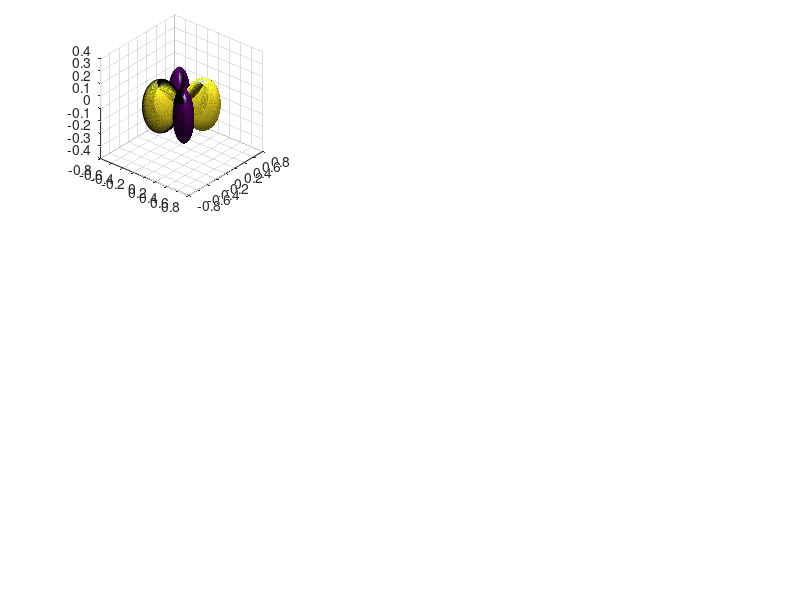

The MATLAB script that drew this image: (Note: this script raises an error after producing the figure.)
function spharmPlot(L, resolution)
% This function plots base spherical harmonic functions in their real forms
%
% Syntax: 
% spharmPlot(L, resolution)
% spharmPlot(L)
% spharmPlot()
%
% Inputs:% 
% L: degree of the functions, default value = 2;
% resolution: resolution of sphere surface, default value = 500.
%
% Results:
% green regions represent negative values
% red regions represent positive values
%
% Reference: http://en.wikipedia.org/wiki/Spherical_harmonics
% 
% Written by Mengliu Zhao, School of Computing Science, Simon Fraser University
% Date: 2013/May/02

if nargin < 1
	L = 2;
	resolution = 500;
end
if nargin < 2
	resolution = 500;
end

% discretize sphere surface
delta = pi/resolution;
theta = 0:delta:pi; % altitude
phi = 0:2*delta:2*pi; % azimuth
[phi,theta] = meshgrid(phi,theta);

% set figure background to white
figure('Color',[1 1 1])
for M = -L:L
	% Legendre polynomials
	P_LM = legendre(L,cos(theta(:,1)));
	P_LM = (-1)^(M)*P_LM(abs(M)+1,:)';
	P_LM = repmat(P_LM, [1, size(theta, 1)]);

	% normalization constant
	N_LM = sqrt((2*L+1)/4/pi*factorial(L-abs(M))/factorial(L+abs(M)));
		
	% base spherical harmonic function
	if M>=0
		Y_LM = sqrt(2) * N_LM * P_LM .* cos(M*phi);
	else		
		Y_LM = sqrt(2) * N_LM * P_LM .* sin(abs(M)*phi);
	end
	
	% map to sphere surface
	r = Y_LM;	
	r = Y_LM;	
	x = abs(r).*sin(theta).*cos(phi); 
	y = abs(r).*sin(theta).*sin(phi);
	z = abs(r).*cos(theta);

	% visualization
	subplot(ceil(sqrt(2*L+1)),ceil(sqrt(2*L+1)),M+1+L)
	h = surf(x,y,z,double(r>=0));
	
	% adjust camera view
	view(40,30)
	camzoom(1.5)
	camlight left
	camlight right
	lighting phong

	axis([-1 1 -1 1 -1 1])
	
	% map positive regions to red, negative regions to green
	colormap(redgreencmap([2]))
	
	% hide edges
	set(h, 'LineStyle','none')
	
	grid off
	text(0,-.5,-1,['L = ', num2str(L), ', M = ', num2str(M)])
end